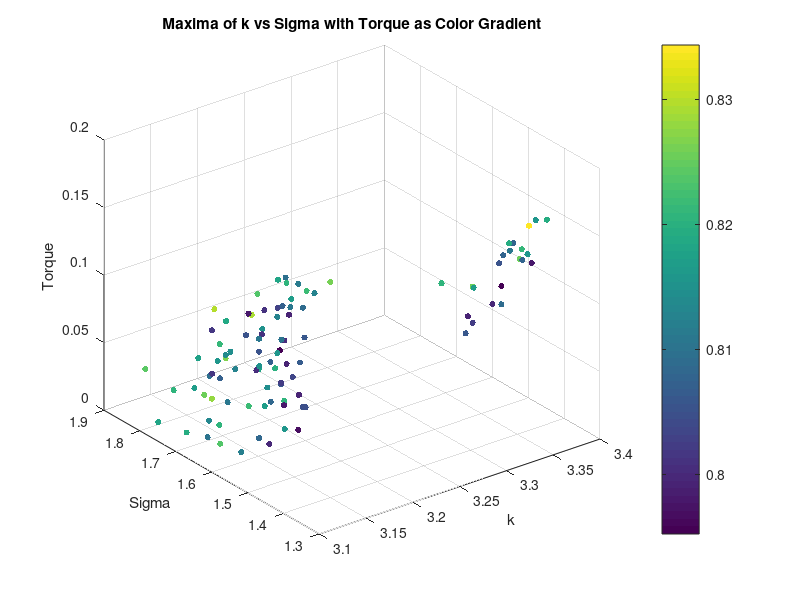
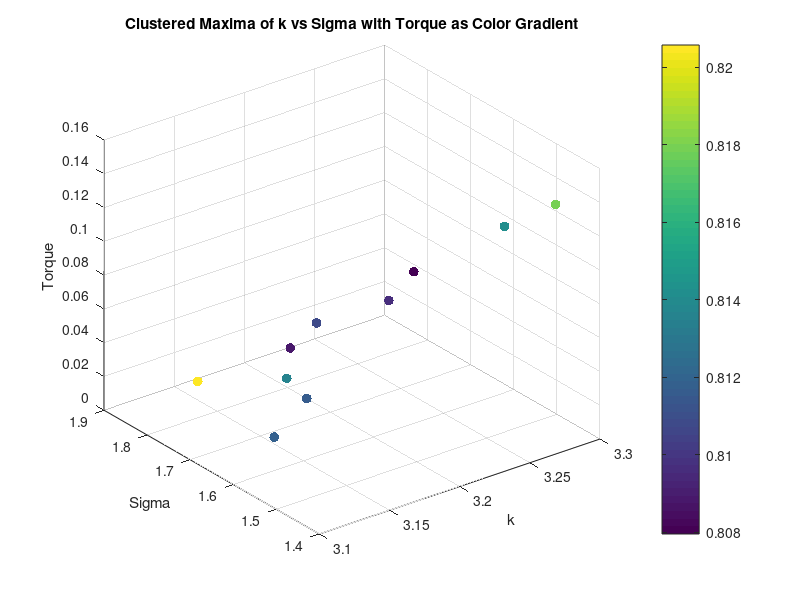
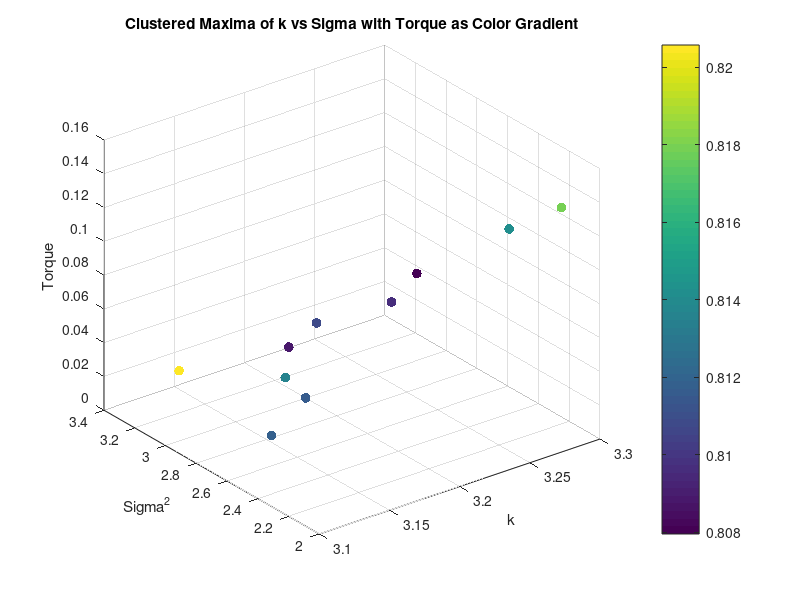
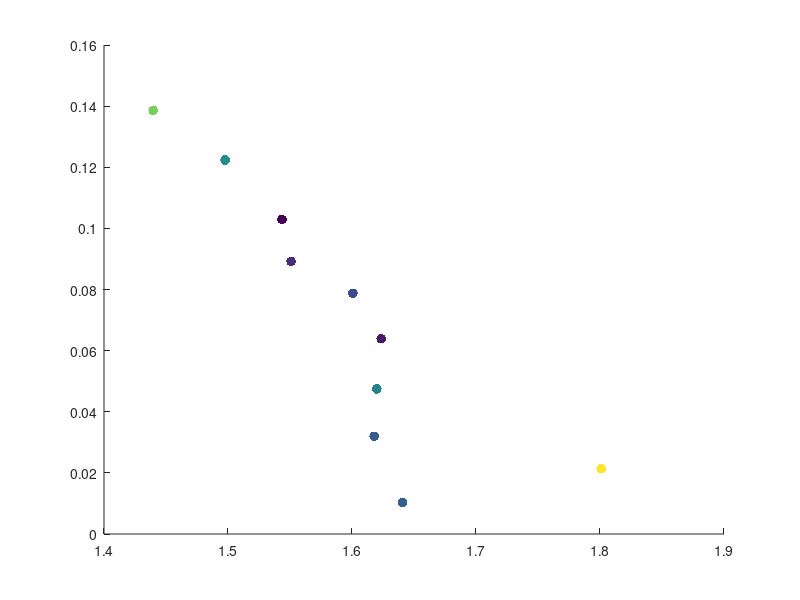

The MATLAB script that drew these images, in order: (Note: this script raises an error after producing the figures.)
load('maxima_data.mat');
scatter3(maxima_k, maxima_sigma, torque_values, 20, maxima_corr, 'filled');
xlabel('k');
ylabel('Sigma');
zlabel('Torque');
title('Maxima of k vs Sigma with Torque as Color Gradient');
colorbar;
grid on;

% K means clustering of torque into 10 clusters, taking mean of each cluster k, sigma and corr too
[cluster_idx, cluster_centers] = kmeans(torque_values', 10);
% Take the mean of each cluster
torque_means = zeros(10, 1);
sigma_means = zeros(10, 1);
k_means = zeros(10, 1);
corr_means = zeros(10, 1);
for i = 1:10
    torque_means(i) = mean(torque_values(cluster_idx == i));
    sigma_means(i) = mean(maxima_sigma(cluster_idx == i));
    k_means(i) = mean(maxima_k(cluster_idx == i));
    corr_means(i) = mean(maxima_corr(cluster_idx == i));
end

% Plot the clusters
figure;
scatter3(k_means, sigma_means, torque_means, 50, corr_means, 'filled');
xlabel('k');
ylabel('Sigma');
zlabel('Torque');
title('Clustered Maxima of k vs Sigma with Torque as Color Gradient');
colorbar;
grid on;

figure;
scatter3(k_means, sigma_means.^2, torque_means, 50, corr_means, 'filled');
xlabel('k');
ylabel('Sigma^2');
zlabel('Torque');
title('Clustered Maxima of k vs Sigma with Torque as Color Gradient');
colorbar;
grid on;

figure;
scatter(sigma_means, torque_means, 50, corr_means, 'filled');
%line of best fit
p = polyfit(sigma_means, torque_means, 2);
y = polyval(p, sorted(sigma_means));
display(p);
hold on;
plot(sorted(sigma_means), y, 'r-');
hold off;
xlabel('Sigma');
ylabel('Torque');
title('Clustered Maxima of k vs Sigma with Torque as Color Gradient, MSE = ' + num2str(mean((y - torque_means).^2)));
legend('Torque', 'Line of Best Fit equation: y = ' + num2str(p(1)) + 'x^2 + ' + num2str(p(2)) + 'x + ' + num2str(p(3)));
colorbar;
grid on;

% Repeat for sigma^2
figure;
scatter(sigma_means.^2, torque_means, 50, corr_means, 'filled');
%line of best fit
p = polyfit(sigma_means.^2, torque_means, 2);
y = polyval(p, sigma_means.^2);
hold on;
plot(sigma_means.^2, y, 'r-');
hold off;
xlabel('Sigma^2');
ylabel('Torque');
title('Clustered Maxima of k vs Sigma with Torque as Color Gradient, MSE = ' + num2str(mean((y - torque_means).^2)));
legend('Torque', 'Line of Best Fit equation: y = ' + num2str(p(1)) + 'x^2 + ' + num2str(p(2)) + 'x + ' + num2str(p(3)));
colorbar;
grid on;
